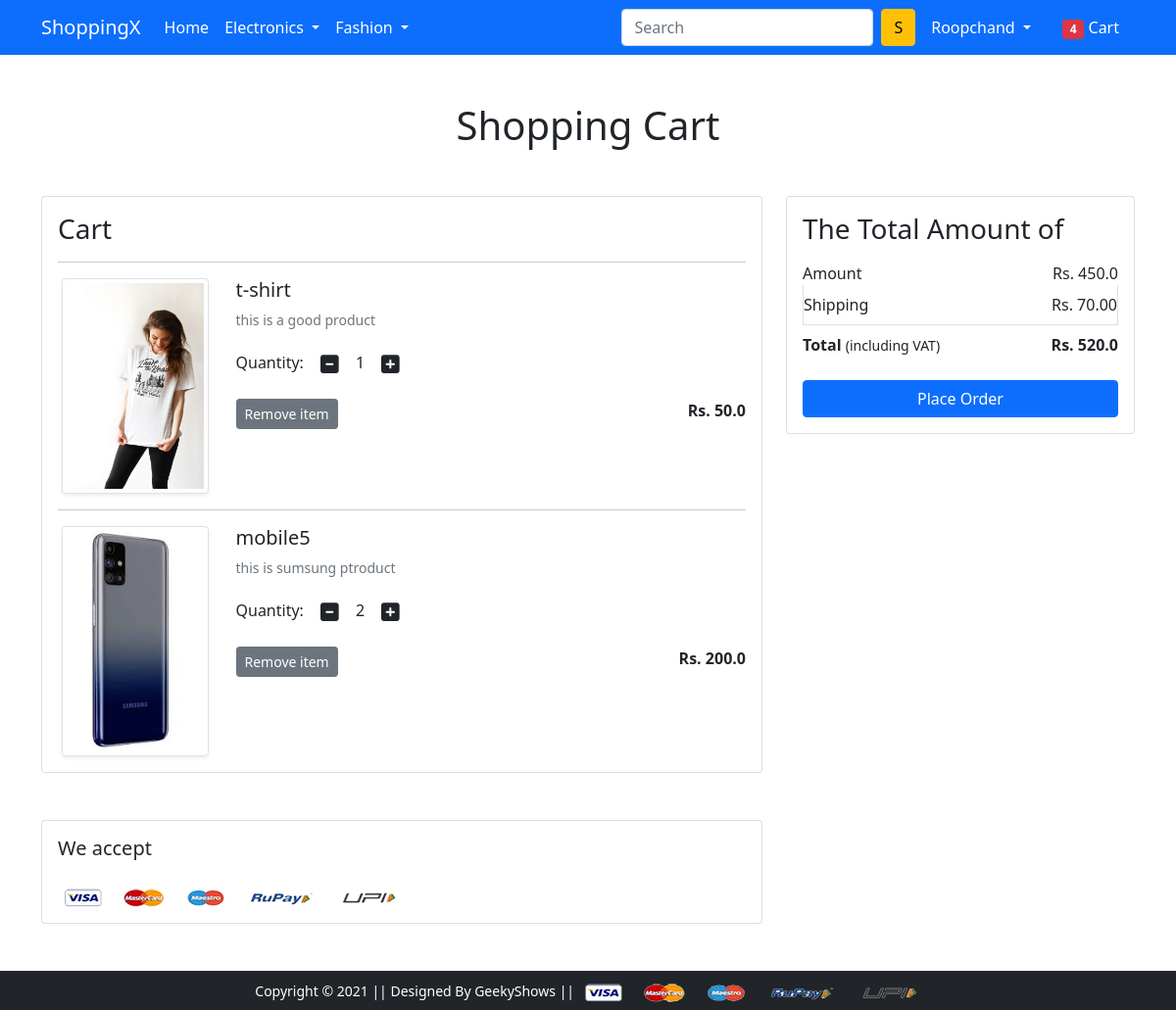
The app's page /cart/ (signed in) with its own data.
### app/models.py (models this page shows, shortened)
class Cart(models.Model):
    user=models.ForeignKey(User,on_delete=models.CASCADE)
    product=models.ForeignKey(Product,on_delete=models.CASCADE)
    quantity=models.PositiveIntegerField(default=1)

class Product(models.Model):
    title=models.CharField(max_length=100)
    selling_price=models.FloatField()
    discount_price=models.FloatField()
    description=models.TextField()
    brand=models.CharField(max_length=100)
    category=models.CharField(choices=CATEGORY_CHOICES,max_length=2)
    product_image=models.ImageField(upload_to='producting')

### app/views.py (the view)
# urls.py: path('cart/',views.show_cart,name='showcart'),
def show_cart(request):
    if request.user.is_authenticated:
        user=request.user
        cart=Cart.objects.filter(user=user)
        amount=0.0
        shipping_amount=70.0
        total_amount=0.0
        cart_product=[p for p in Cart.objects.all() if p.user == user]
        if cart_product:
            for p in cart_product:
                tempamount=(p.quantity * p.product.discount_price)
                amount+= tempamount
                totalamount=amount + shipping_amount
            return render(request, 'app/addtocart.html',    {'carts':cart,'totalamount':totalamount,    'amount':amount})
        else:
            return render(request,'app/emptycart.html')

### app/templates/app/addtocart.html (shortened to what this page needs)
{% extends 'app/base.html' %}
{% load static %}
{% block main-content %}
<div class="container my-5">
 <div class="row">
  <h1 class="text-center mb-5">Shopping Cart</h1>
  <div class="col-sm-8">
  <div class="card">
   <div class="card-body">
    <h3>Cart</h3>
    {% for cart in carts %}
    <hr>
    <div class="row">
     <div class="col-sm-3 text-center align-self-center"><img src="{{cart.product.product_image.url}}" alt="" srcset="" class="img-fluid img-thumbnail shadow-sm" height="150" width="150"> </div>
     <div class="col-sm-9">
      <div>
       <h5>{{cart.product.title}}</h5>
       <p class="mb-2 text-muted small">{{cart.product.description}}</p>
       <div class="my-3">
        <label for="quantity">Quantity:</label>
        <a class="minus-cart btn" pid="{{cart.product.id}}"><i class="fas fa-minus-square fa-lg"></i></a>
          <span id="quantity">{{cart.quantity}}</span>
        <a class="plus-cart btn" pid="{{cart.product.id}}"><i class="fas fa-plus-square fa-lg"></i></a>
       </div>
       <div class="d-flex justify-content-between">
        <a href="#" class="btn btn-sm btn-secondary mr-3 remove-cart" pid="{{cart.product.id}}">Remove item </a>
        <p class="mb-0"><span><strong>Rs. {{cart.product.discount_price}}</strong></span></p>
       </div>
      </div>
     </div>
    </div>
    {% endfor %}
   </div>
   </div>
  </div>
  <div class="col-sm-4">
   <div class="card">
    <div class="card-body">
      <h3>The Total Amount of</h3>
      <ul class="list-group">
       <li class="list-group-item d-flex justify-content-between align-items-center border-0 px-0 pb-0">Amount<span>Rs. <span id="amount">{{amount}}</span></span></li>
       <li class="list-group-item d-flex justify-content-between align-items-center px-0">Shipping<span>Rs. 70.00</span></li>
       <li class="list-group-item d-flex justify-content-between align-items-center border-0 px-0 mb-3">
        <div>
           <strong>Total</strong> <small>(including VAT)</small>
         </div>
         <span><strong>Rs. <strong id="totalamount">{{totalamount}}</strong></strong></span>
       </li>
      </ul>
      <div class="d-grid"><a href="{% url 'checkout' %}" class="btn btn-primary">Place Order</a></div>
    </div>
   </div>
  </div>
 </div>
</div>
<div class="container">
 <div class="row">
  <div class="col-sm-8">
   <div class="card">
    <div class="card-body">
      <h5 class="mb-4">We accept</h5>
      <img src="{% static 'app/images/payment.png' %}" alt="" class="img-fluid">
    </div>
  </div>
  </div>
 </div>
</div>
{% endblock main-content %}

### app/templates/app/base.html (shortened to what this page needs)
<!doctype html>
{% load static %}
<html lang="en">
  <head>
    <link href="https://cdn.jsdelivr.net/npm/bootstrap@5.0.0-beta1/dist/css/bootstrap.min.css" rel="stylesheet">
    <link rel="stylesheet" href="{% static 'app/css/owl.carousel.min.css' %}">
    <link rel="stylesheet" href="{% static 'app/css/all.min.css' %}">
    <link rel="stylesheet" href="{% static 'app/css/style.css' %}">
  </head>
  <body>
    <nav class="navbar navbar-expand-lg navbar-dark bg-primary">
     <div class="container">
       <a class="navbar-brand" href="/">ShoppingX</a>
       <div class="collapse navbar-collapse" id="navbarSupportedContent">
         <ul class="navbar-nav me-auto mb-2 mb-lg-0">
           <li class="nav-item">
             <a class="nav-link active" aria-current="page" href="/">Home</a>
           </li>
           <li class="nav-item dropdown">
             <a class="nav-link dropdown-toggle text-white" href="#" id="electronicsDropdown" role="button" data-bs-toggle="dropdown" aria-expanded="false">
               Electronics
             </a>
           </li>
           <li class="nav-item dropdown">
             <a class="nav-link dropdown-toggle text-white" href="#" id="fashionDropdown" role="button" data-bs-toggle="dropdown" aria-expanded="false">
               Fashion
             </a>
           </li>
         </ul>
         <form class="d-flex">
           <input class="form-control me-2" type="search" placeholder="Search" aria-label="Search">
           <button class="btn btn-warning" type="submit">S</button>
         </form>
         <div>
          <ul class="navbar-nav me-auto mb-2 mb-lg-0">
          {% if request.user.is_authenticated %}
           <li class="nav-item dropdown mx-2">
              <a class="nav-link dropdown-toggle text-white" href="#" id="profileDropdown" role="button" data-bs-toggle="dropdown" aria-expanded="false">
                {{request.user.username|capfirst}}
              </a>
            </li>
            <li class="nav-item mx-2">
             <a href="{% url 'showcart' %}" class="nav-link text-white"><span class="badge bg-danger">4</span> Cart </a>
            </li>
          {% endif %}
          </ul>
         </div>
       </div>
     </div>
    </nav>
    {% block main-content %} {% endblock main-content %}
    <footer class="container-fluid bg-dark text-center p-2 mt-5">
        <small class="text-white">Copyright &copy; 2021 || Designed By GeekyShows || </small>
        <img src="{% static 'app/images/payment.png' %}" alt="" srcset="" class="img-fluid" height="2px">
    </footer>
  </body>
</html>

### records on screen
Cart: product.product_image (picture), product "t-shirt", product.description "this is a good product", quantity "1", product.discount_price "50.0"
Cart: product.product_image (picture), product "mobile5", product.description "this is sumsung ptroduct", quantity "2", product.discount_price "200.0"

### other values on screen
{{ request.user.username|capfirst }} "Roopchand"
{{ amount }} "450.0"
{{ totalamount }} "520.0"
